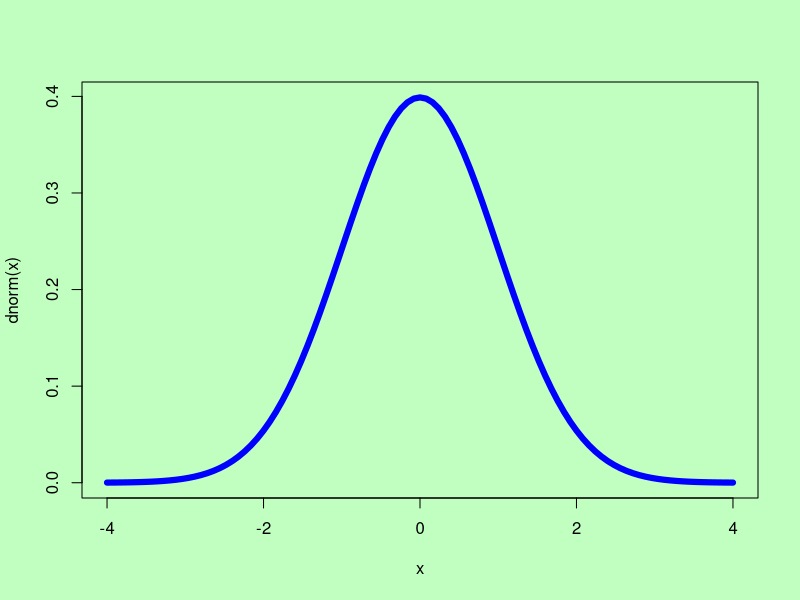

Generate this figure with R:
## ---- chunk 1
opar <- par()  # opar es el Original objeto PAR
## ---- chunk 2
par(bg='darkseagreen1')
curve(dnorm, lwd=6, col='blue', xlim=c(-4, 4))
par(opar)  # para retornar a los valores originales
